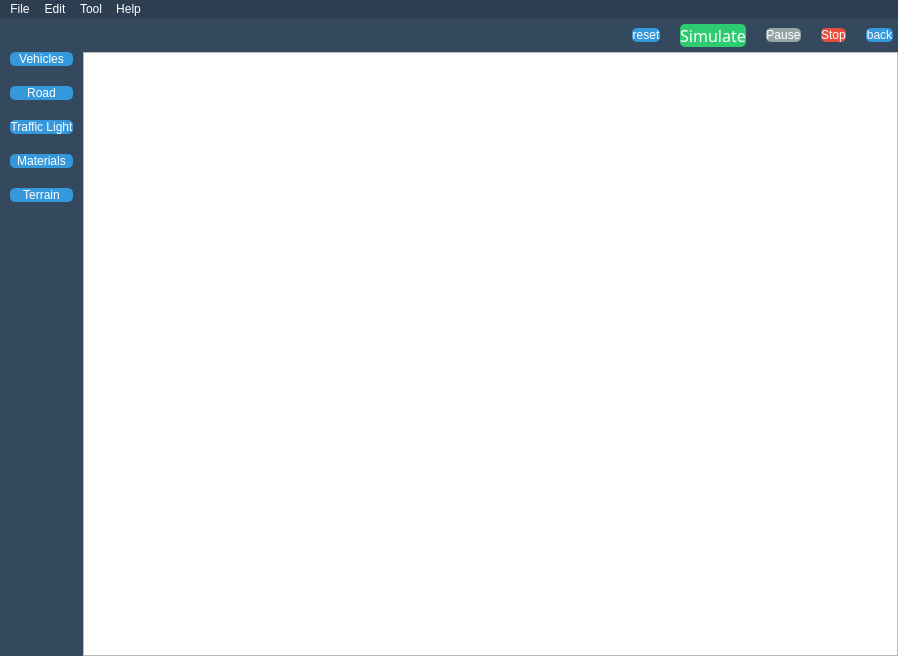
<?xml version="1.0" encoding="UTF-8"?>
<ui version="4.0">
 <class>MainWindow</class>
 <widget class="QMainWindow" name="MainWindow">
  <property name="geometry">
   <rect>
    <x>0</x>
    <y>0</y>
    <width>898</width>
    <height>656</height>
   </rect>
  </property>
  <property name="sizePolicy">
   <sizepolicy hsizetype="Preferred" vsizetype="Preferred">
    <horstretch>0</horstretch>
    <verstretch>0</verstretch>
   </sizepolicy>
  </property>
  <property name="windowTitle">
   <string>MainWindow</string>
  </property>
  <property name="styleSheet">
   <string notr="true">QMenuBar{
background-color:rgb(44,62,80);
font:9pt&quot;Century Gothic&quot;;
color:rgb(255,255,255);
}
QMenuBar::item:selected{
background-color:rgb(255,255,255);
font:10pt&quot;Century Gothic&quot;;
color:rgb(52,73,94);
}
QWidget#open_simulation{
background-color: rgb(52, 73, 94);
}
QWidget#main_windows{
background-color: rgb(127, 140, 141);
}</string>
  </property>
  <widget class="QWidget" name="centralWidget">
   <property name="sizePolicy">
    <sizepolicy hsizetype="Preferred" vsizetype="Preferred">
     <horstretch>0</horstretch>
     <verstretch>0</verstretch>
    </sizepolicy>
   </property>
   <property name="styleSheet">
    <string notr="true"/>
   </property>
   <layout class="QVBoxLayout" name="verticalLayout">
    <property name="spacing">
     <number>0</number>
    </property>
    <property name="leftMargin">
     <number>0</number>
    </property>
    <property name="topMargin">
     <number>0</number>
    </property>
    <property name="rightMargin">
     <number>0</number>
    </property>
    <property name="bottomMargin">
     <number>0</number>
    </property>
    <item>
     <widget class="QStackedWidget" name="stackedWidget">
      <property name="sizePolicy">
       <sizepolicy hsizetype="Preferred" vsizetype="Preferred">
        <horstretch>10</horstretch>
        <verstretch>10</verstretch>
       </sizepolicy>
      </property>
      <property name="styleSheet">
       <string notr="true"/>
      </property>
      <property name="frameShape">
       <enum>QFrame::NoFrame</enum>
      </property>
      <property name="currentIndex">
       <number>1</number>
      </property>
      <widget class="QWidget" name="main_windows">
       <property name="sizePolicy">
        <sizepolicy hsizetype="Preferred" vsizetype="Preferred">
         <horstretch>0</horstretch>
         <verstretch>0</verstretch>
        </sizepolicy>
       </property>
       <property name="styleSheet">
        <string notr="true">QPushButton{
font: 15pt &quot;Century Gothic&quot;;
color: rgb(255, 255, 255);
background-color: #1abc9c;
border-radius: 10px;
}
 QPushButton:pressed {
 background-color: qlineargradient(x1: 0, y1: 0, x2: 0, y2: 1,stop: 0 #dadbde, stop: 1 #f6f7fa);
  }
QPushButton:hover{
background-color:#3498db;
font: italic 13pt &quot;Century Gothic&quot;;
}</string>
       </property>
       <layout class="QVBoxLayout" name="verticalLayout_4">
        <property name="spacing">
         <number>0</number>
        </property>
        <property name="leftMargin">
         <number>0</number>
        </property>
        <property name="topMargin">
         <number>0</number>
        </property>
        <property name="rightMargin">
         <number>0</number>
        </property>
        <property name="bottomMargin">
         <number>0</number>
        </property>
        <item>
         <layout class="QGridLayout" name="gridLayout_2">
          <property name="spacing">
           <number>0</number>
          </property>
          <item row="0" column="1">
           <widget class="QGraphicsView" name="demo_simulation">
            <property name="sizePolicy">
             <sizepolicy hsizetype="Expanding" vsizetype="Expanding">
              <horstretch>0</horstretch>
              <verstretch>0</verstretch>
             </sizepolicy>
            </property>
           </widget>
          </item>
          <item row="0" column="0">
           <layout class="QVBoxLayout" name="verticalLayout_3">
            <property name="spacing">
             <number>10</number>
            </property>
            <property name="sizeConstraint">
             <enum>QLayout::SetDefaultConstraint</enum>
            </property>
            <property name="leftMargin">
             <number>5</number>
            </property>
            <property name="rightMargin">
             <number>5</number>
            </property>
            <item>
             <spacer name="verticalSpacer_2">
              <property name="orientation">
               <enum>Qt::Vertical</enum>
              </property>
              <property name="sizeType">
               <enum>QSizePolicy::Expanding</enum>
              </property>
              <property name="sizeHint" stdset="0">
               <size>
                <width>20</width>
                <height>200</height>
               </size>
              </property>
             </spacer>
            </item>
            <item>
             <widget class="QPushButton" name="open_simulation_button">
              <property name="sizePolicy">
               <sizepolicy hsizetype="Preferred" vsizetype="Minimum">
                <horstretch>0</horstretch>
                <verstretch>0</verstretch>
               </sizepolicy>
              </property>
              <property name="minimumSize">
               <size>
                <width>160</width>
                <height>44</height>
               </size>
              </property>
              <property name="text">
               <string>Open Simulation</string>
              </property>
             </widget>
            </item>
            <item>
             <widget class="QPushButton" name="open_scene_button">
              <property name="sizePolicy">
               <sizepolicy hsizetype="Preferred" vsizetype="Minimum">
                <horstretch>0</horstretch>
                <verstretch>0</verstretch>
               </sizepolicy>
              </property>
              <property name="minimumSize">
               <size>
                <width>160</width>
                <height>44</height>
               </size>
              </property>
              <property name="text">
               <string>Open Scene</string>
              </property>
             </widget>
            </item>
            <item>
             <widget class="QPushButton" name="exit">
              <property name="sizePolicy">
               <sizepolicy hsizetype="Preferred" vsizetype="Minimum">
                <horstretch>0</horstretch>
                <verstretch>0</verstretch>
               </sizepolicy>
              </property>
              <property name="minimumSize">
               <size>
                <width>160</width>
                <height>44</height>
               </size>
              </property>
              <property name="text">
               <string>Exit</string>
              </property>
             </widget>
            </item>
            <item>
             <spacer name="verticalSpacer_3">
              <property name="orientation">
               <enum>Qt::Vertical</enum>
              </property>
              <property name="sizeType">
               <enum>QSizePolicy::Expanding</enum>
              </property>
              <property name="sizeHint" stdset="0">
               <size>
                <width>20</width>
                <height>200</height>
               </size>
              </property>
             </spacer>
            </item>
           </layout>
          </item>
         </layout>
        </item>
       </layout>
      </widget>
      <widget class="QWidget" name="open_simulation">
       <property name="sizePolicy">
        <sizepolicy hsizetype="Expanding" vsizetype="Expanding">
         <horstretch>0</horstretch>
         <verstretch>0</verstretch>
        </sizepolicy>
       </property>
       <property name="styleSheet">
        <string notr="true">QPushButton{
font: 12pt &quot;Segoe UI Light&quot;;
color: rgb(255, 255, 255);
background-color: rgb(52, 152, 219);
border-radius:5px;
}
 QPushButton:pressed {
 background-color: qlineargradient(x1: 0, y1: 0, x2: 0, y2: 1,stop: 0 #dadbde, stop: 1 #f6f7fa);
  }
QPushButton:hover{
background-color: rgb(19, 57, 83);
font: italic 10pt &quot;Century Gothic&quot;;
}
QPushButton#play{
background-color: rgb(46, 204, 113);
}
QPushButton#pause{
background-color: rgb(149, 165, 166);
}
QPushButton#stop{
background-color: rgb(231, 76, 60);
}</string>
       </property>
       <layout class="QVBoxLayout" name="verticalLayout_2">
        <property name="spacing">
         <number>0</number>
        </property>
        <property name="leftMargin">
         <number>0</number>
        </property>
        <property name="topMargin">
         <number>0</number>
        </property>
        <property name="rightMargin">
         <number>0</number>
        </property>
        <property name="bottomMargin">
         <number>0</number>
        </property>
        <item>
         <layout class="QGridLayout" name="gridLayout" rowstretch="0,0">
          <property name="sizeConstraint">
           <enum>QLayout::SetMaximumSize</enum>
          </property>
          <property name="leftMargin">
           <number>0</number>
          </property>
          <property name="spacing">
           <number>0</number>
          </property>
          <item row="0" column="0" colspan="2">
           <layout class="QHBoxLayout" name="control_panel">
            <property name="spacing">
             <number>20</number>
            </property>
            <property name="leftMargin">
             <number>0</number>
            </property>
            <property name="topMargin">
             <number>5</number>
            </property>
            <property name="rightMargin">
             <number>5</number>
            </property>
            <property name="bottomMargin">
             <number>5</number>
            </property>
            <item>
             <spacer name="horizontalSpacer">
              <property name="orientation">
               <enum>Qt::Horizontal</enum>
              </property>
              <property name="sizeHint" stdset="0">
               <size>
                <width>40</width>
                <height>20</height>
               </size>
              </property>
             </spacer>
            </item>
            <item>
             <widget class="QPushButton" name="reset">
              <property name="text">
               <string>reset</string>
              </property>
             </widget>
            </item>
            <item>
             <widget class="QPushButton" name="play">
              <property name="font">
               <font>
                <family>Segoe UI Light</family>
                <pointsize>12</pointsize>
                <weight>50</weight>
                <italic>false</italic>
                <bold>false</bold>
               </font>
              </property>
              <property name="text">
               <string>Simulate</string>
              </property>
             </widget>
            </item>
            <item>
             <widget class="QPushButton" name="pause">
              <property name="text">
               <string>Pause</string>
              </property>
             </widget>
            </item>
            <item>
             <widget class="QPushButton" name="stop">
              <property name="text">
               <string>Stop</string>
              </property>
             </widget>
            </item>
            <item>
             <widget class="QPushButton" name="back">
              <property name="text">
               <string>back</string>
              </property>
             </widget>
            </item>
           </layout>
          </item>
          <item row="1" column="1">
           <widget class="GraphicsView" name="graphicsView">
            <property name="mouseTracking">
             <bool>true</bool>
            </property>
            <property name="sceneRect">
             <rectf>
              <x>0.000000000000000</x>
              <y>0.000000000000000</y>
              <width>0.000000000000000</width>
              <height>0.000000000000000</height>
             </rectf>
            </property>
           </widget>
          </item>
          <item row="1" column="0">
           <layout class="QVBoxLayout" name="tool_panel">
            <property name="spacing">
             <number>20</number>
            </property>
            <property name="sizeConstraint">
             <enum>QLayout::SetDefaultConstraint</enum>
            </property>
            <property name="leftMargin">
             <number>10</number>
            </property>
            <property name="rightMargin">
             <number>10</number>
            </property>
            <item>
             <widget class="QPushButton" name="vehicles">
              <property name="text">
               <string>Vehicles</string>
              </property>
             </widget>
            </item>
            <item>
             <widget class="QPushButton" name="road">
              <property name="text">
               <string>Road</string>
              </property>
             </widget>
            </item>
            <item>
             <widget class="QPushButton" name="trafficLight">
              <property name="text">
               <string>Traffic Light</string>
              </property>
             </widget>
            </item>
            <item>
             <widget class="QPushButton" name="matherials">
              <property name="text">
               <string>Materials</string>
              </property>
             </widget>
            </item>
            <item>
             <widget class="QPushButton" name="terrains">
              <property name="text">
               <string>Terrain</string>
              </property>
             </widget>
            </item>
            <item>
             <spacer name="verticalSpacer">
              <property name="orientation">
               <enum>Qt::Vertical</enum>
              </property>
              <property name="sizeType">
               <enum>QSizePolicy::Expanding</enum>
              </property>
              <property name="sizeHint" stdset="0">
               <size>
                <width>20</width>
                <height>40</height>
               </size>
              </property>
             </spacer>
            </item>
           </layout>
          </item>
         </layout>
        </item>
       </layout>
      </widget>
      <widget class="QWidget" name="open_scene">
       <property name="sizePolicy">
        <sizepolicy hsizetype="Preferred" vsizetype="Preferred">
         <horstretch>0</horstretch>
         <verstretch>0</verstretch>
        </sizepolicy>
       </property>
      </widget>
     </widget>
    </item>
   </layout>
  </widget>
  <widget class="QMenuBar" name="menuBar">
   <property name="geometry">
    <rect>
     <x>0</x>
     <y>0</y>
     <width>898</width>
     <height>23</height>
    </rect>
   </property>
   <widget class="QMenu" name="menuFile">
    <property name="title">
     <string>File</string>
    </property>
    <addaction name="actionNew"/>
    <addaction name="actionOpen"/>
    <addaction name="actionClose"/>
    <addaction name="actionSave"/>
    <addaction name="actionSave_As"/>
    <addaction name="actionExit"/>
   </widget>
   <widget class="QMenu" name="menuEdit">
    <property name="title">
     <string>Edit</string>
    </property>
   </widget>
   <widget class="QMenu" name="menuTool">
    <property name="title">
     <string>Tool</string>
    </property>
   </widget>
   <widget class="QMenu" name="menuHelp">
    <property name="title">
     <string>Help</string>
    </property>
   </widget>
   <addaction name="menuFile"/>
   <addaction name="menuEdit"/>
   <addaction name="menuTool"/>
   <addaction name="menuHelp"/>
  </widget>
  <action name="actionNew">
   <property name="text">
    <string>New</string>
   </property>
  </action>
  <action name="actionOpen">
   <property name="text">
    <string>Open</string>
   </property>
  </action>
  <action name="actionClose">
   <property name="text">
    <string>Close</string>
   </property>
  </action>
  <action name="actionSave">
   <property name="text">
    <string>Save</string>
   </property>
  </action>
  <action name="actionSave_As">
   <property name="text">
    <string>Save As</string>
   </property>
  </action>
  <action name="actionExit">
   <property name="text">
    <string>Exit</string>
   </property>
  </action>
 </widget>
 <layoutdefault spacing="6" margin="11"/>
 <customwidgets>
  <customwidget>
   <class>GraphicsView</class>
   <extends>QGraphicsView</extends>
   <header>graphicsview.h</header>
  </customwidget>
 </customwidgets>
 <resources/>
 <connections/>
</ui>
